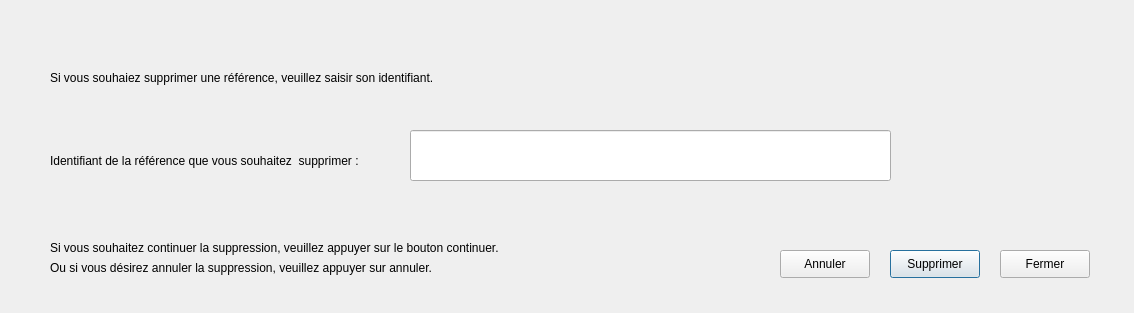
<?xml version="1.0" encoding="UTF-8"?>
<ui version="4.0">
 <class>suppressionReference</class>
 <widget class="QDialog" name="suppressionReference">
  <property name="geometry">
   <rect>
    <x>0</x>
    <y>0</y>
    <width>1134</width>
    <height>313</height>
   </rect>
  </property>
  <property name="windowTitle">
   <string>suppressionReference</string>
  </property>
  <widget class="QLabel" name="label">
   <property name="geometry">
    <rect>
     <x>50</x>
     <y>110</y>
     <width>381</width>
     <height>101</height>
    </rect>
   </property>
   <property name="text">
    <string>Identifiant de la référence que vous souhaitez  supprimer :</string>
   </property>
  </widget>
  <widget class="QLabel" name="label_2">
   <property name="geometry">
    <rect>
     <x>50</x>
     <y>70</y>
     <width>441</width>
     <height>16</height>
    </rect>
   </property>
   <property name="text">
    <string>Si vous souhaiez supprimer une référence, veuillez saisir son identifiant.</string>
   </property>
  </widget>
  <widget class="QLabel" name="label_3">
   <property name="geometry">
    <rect>
     <x>50</x>
     <y>240</y>
     <width>501</width>
     <height>16</height>
    </rect>
   </property>
   <property name="text">
    <string>Si vous souhaitez continuer la suppression, veuillez appuyer sur le bouton continuer.</string>
   </property>
  </widget>
  <widget class="QLabel" name="label_4">
   <property name="geometry">
    <rect>
     <x>50</x>
     <y>260</y>
     <width>441</width>
     <height>16</height>
    </rect>
   </property>
   <property name="text">
    <string>Ou si vous désirez annuler la suppression, veuillez appuyer sur annuler.</string>
   </property>
  </widget>
  <widget class="QPushButton" name="supprimer">
   <property name="geometry">
    <rect>
     <x>890</x>
     <y>250</y>
     <width>90</width>
     <height>28</height>
    </rect>
   </property>
   <property name="text">
    <string>Supprimer</string>
   </property>
  </widget>
  <widget class="QPushButton" name="Annuler">
   <property name="geometry">
    <rect>
     <x>780</x>
     <y>250</y>
     <width>90</width>
     <height>28</height>
    </rect>
   </property>
   <property name="text">
    <string>Annuler</string>
   </property>
  </widget>
  <widget class="QPushButton" name="fermer">
   <property name="geometry">
    <rect>
     <x>1000</x>
     <y>250</y>
     <width>90</width>
     <height>28</height>
    </rect>
   </property>
   <property name="text">
    <string>Fermer</string>
   </property>
  </widget>
  <widget class="QLineEdit" name="identifiantSaisi">
   <property name="geometry">
    <rect>
     <x>410</x>
     <y>130</y>
     <width>481</width>
     <height>51</height>
    </rect>
   </property>
  </widget>
 </widget>
 <resources/>
 <connections>
  <connection>
   <sender>fermer</sender>
   <signal>clicked()</signal>
   <receiver>suppressionReference</receiver>
   <slot>close()</slot>
   <hints>
    <hint type="sourcelabel">
     <x>1044</x>
     <y>263</y>
    </hint>
    <hint type="destinationlabel">
     <x>566</x>
     <y>156</y>
    </hint>
   </hints>
  </connection>
  <connection>
   <sender>Annuler</sender>
   <signal>clicked()</signal>
   <receiver>suppressionReference</receiver>
   <slot>close()</slot>
   <hints>
    <hint type="sourcelabel">
     <x>824</x>
     <y>263</y>
    </hint>
    <hint type="destinationlabel">
     <x>566</x>
     <y>156</y>
    </hint>
   </hints>
  </connection>
  <connection>
   <sender>supprimer</sender>
   <signal>clicked()</signal>
   <receiver>suppressionReference</receiver>
   <slot>Validation()</slot>
   <hints>
    <hint type="sourcelabel">
     <x>934</x>
     <y>263</y>
    </hint>
    <hint type="destinationlabel">
     <x>566</x>
     <y>156</y>
    </hint>
   </hints>
  </connection>
 </connections>
 <slots>
  <slot>Validation()</slot>
 </slots>
</ui>
